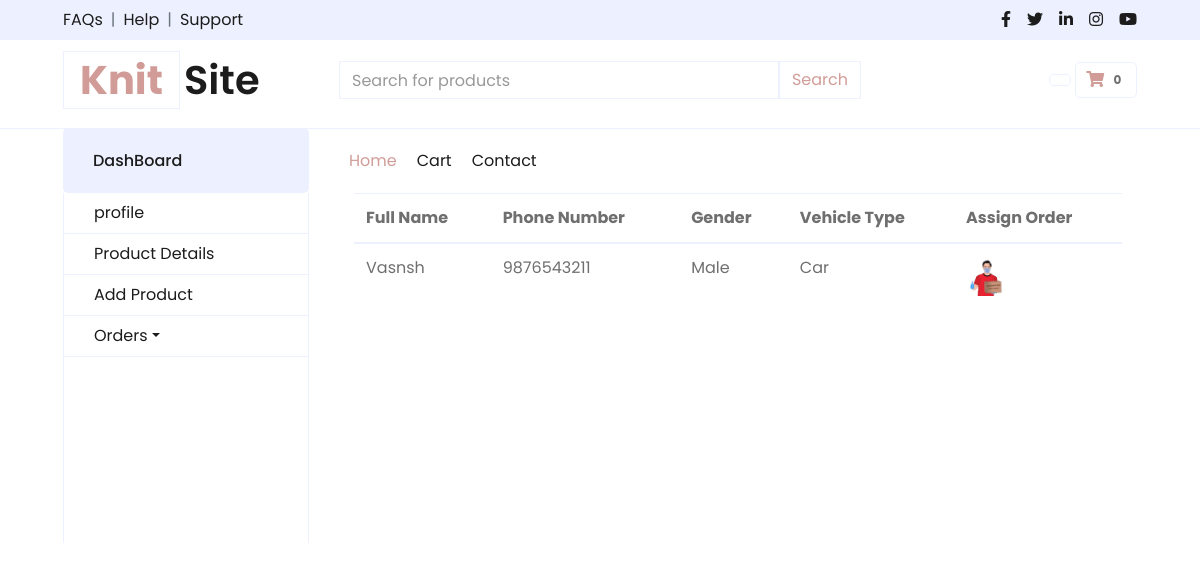
The app's page /seller/assignDeliveryBoy.php with its own data.
### tables this page shows
CREATE TABLE `delivery_boys` (
  `id` int(11) NOT NULL,
  `full_name` varchar(255) NOT NULL,
  `phone_number` varchar(15) NOT NULL,
  `email` varchar(255) NOT NULL,
  `street_address` varchar(255) NOT NULL,
  `city` varchar(255) NOT NULL,
  `state` varchar(255) NOT NULL,
  `zip_code` varchar(10) NOT NULL,
  `date_of_birth` date NOT NULL,
  `gender` enum('Male','Female','Other') NOT NULL,
  `license_number` varchar(20) NOT NULL,
  `issuing_state` varchar(255) NOT NULL,
  `expiration_date` date NOT NULL,
  `vehicle_type` varchar(20) NOT NULL,
  `password` char(32) DEFAULT NULL,
  `login_status` tinyint(1) DEFAULT 0
);

### seller/database.php (called while the page is built, shortened)
<?php
function connection()
{
    $connection = mysqli_connect("localhost", "root", "", "knitsite");
    return $connection;
}
?>

### seller/commonMethod.php (called while the page is built, shortened)
<?php
include_once("database.php");
function fetchDeliveryBoy($con, $sellerId)
{
    $query = "SELECT id,full_name, phone_number, gender, vehicle_type FROM delivery_boys WHERE login_status = 1";
    $result = $con->query($query);
    $deliveryBoys = array();
    if ($result->num_rows > 0) {
        while ($row = $result->fetch_assoc()) {
            $deliveryBoys[] = array(
                'id' => $row['id'],
                'full_name' => $row['full_name'],
                'phone_number' => $row['phone_number'],
                'gender' => $row['gender'],
                'vehicle_type' => $row['vehicle_type']
            );
        }
    }
    return $deliveryBoys;
}
?>

### seller/assignDeliveryBoy.php (the view, shortened to what this page needs)
<?php include_once 'sellerHeader.php'; ?>
<?php
include_once("commonMethod.php");
$deliveryBoys = fetchDeliveryBoy(connection(), $sellerId);
?>
<!DOCTYPE html>
<html>
<head>
</head>
<body>
    <div class="container">
        <table class="table">
            <thead>
                <tr>
                    <th>Full Name</th>
                    <th>Phone Number</th>
                    <th>Gender</th>
                    <th>Vehicle Type</th>
                    <th>Assign Order</th>
                </tr>
            </thead>
            <tbody>
                <?php foreach ($deliveryBoys as $deliveryBoy): ?>
                    <tr>
                        <td>
                            <?php echo $deliveryBoy['full_name']; ?>
                        </td>
                        <td>
                            <?php echo $deliveryBoy['phone_number']; ?>
                        </td>
                        <td>
                            <?php echo $deliveryBoy['gender']; ?>
                        </td>
                        <td>
                            <?php echo $deliveryBoy['vehicle_type']; ?>
                        </td>
                        <td>
                            <a
                                href="assignOrderProcess.php?order_id=<?php echo $_GET['id']; ?>&delivery_boy_id=<?php echo $deliveryBoy['id']; ?>">
                                <img src="./uploads/assign-order.png" alt="Assign Order" width="40" height="40"
                                    style="cursor: pointer;" title="Assign order">
                            </a>
                        </td>
                    </tr>
                <?php endforeach; ?>
            </tbody>
        </table>
    </div>
</body>
</html>

### records on screen
delivery_boys: full_name "Vasnsh", phone_number "9876543211", gender "Male", vehicle_type "Car"
